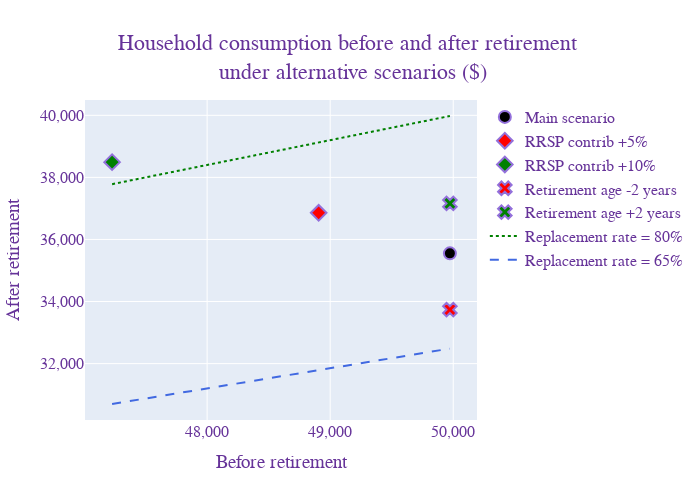

Here is the notebook cell this chart was saved with:
### Markdown cell above
## Change contribution rate rrsp and retirement age

### Code cell
def create_data_changes(df):
    df_change = pd.DataFrame(np.repeat(df.values, 5, axis=0), columns=df.columns)
    df_change.cont_rate_rrsp += np.array([0, 0.05, 0.10, 0, 0])
    df_change.ret_age += np.array([0, 0, 0, -2, 2])
    if any(df_change.couple) is True:
        df_change.s_ret_age += np.array([0, 0, 0, -2, 2])
    return df_change

df_change = create_data_changes(df)
results = main.run_simulations(df_change, nsim=1, n_jobs=1, non_stochastic=True, base_year=2020)
results.merge()
df_change = results.df_merged

names = ['Main scenario', 'RRSP contrib +5%', 'RRSP contrib +10%',
         'Retirement age -2 years', 'Retirement age +2 years']
init_cons_bef, init_cons_after = df_change.loc[0, ['cons_bef', 'cons_after']].values.squeeze().tolist()

fig = go.Figure()

l_cons_bef = []
colors = ['black', 'red', 'green', 'red', 'green']
symbols = ['circle', 'diamond', 'diamond', 'x', 'x']
for index, row in df_change.iterrows():
    l_cons_bef.append(row['cons_bef'])
    rri = row['cons_after'] / row['cons_bef'] * 100
    fig.add_scatter(x=[row['cons_bef']], y=[row['cons_after']],
                    mode='markers',
                    marker_color=colors[index],
                    marker_symbol = symbols[index],
                    marker=dict(size=12, line=dict(color='MediumPurple', width=2)),
                    name=names[index],
                    hovertemplate=
                    '%{text} <br>'
                    'cons. bef. ret: $%{x:,.0f} <br>'+
                    'cons. after ret: $%{y:,.0f} <br>'+
                    '<extra></extra>',
                    text = [f'<b>{names[index]}</b> <br />RRI: {rri:.0f}'],
                    showlegend = True)

cons_bef = np.array([min(l_cons_bef), max(l_cons_bef)])
fig.add_trace(go.Scatter(x=cons_bef, y=.80 * cons_bef,
                         mode='lines', name="Replacement rate = 80%",
                         line=dict(color="Green", width=2, dash='dot')))

fig.add_trace(go.Scatter(x=cons_bef, y=.65 * cons_bef,
                         mode='lines', name="Replacement rate = 65%",
                         line=dict(color="RoyalBlue", width=2, dash='dash')))


fig.update_layout(height=500, width=700,
                  title={'text': f"Household consumption before and after retirement <br> under alternative scenarios ($)",
                         'x': 0.5,
                         'xanchor': 'center',
                         'yanchor': 'top'},
                  xaxis_title="Before retirement",
                  xaxis_tickformat=",",
                  yaxis_title="After retirement",
                  yaxis_tickformat=",",
                  font=dict(family="Courier New, monospace",
                            size=16,
                            color="RebeccaPurple"))

fig.show()

### Figure 1 — Plotly figure (JSON) as saved in the notebook; plotly's stock layout.template omitted (floating-point values rounded to 4 significant figures)
{"data": [{"hovertemplate": "%{text} <br>cons. bef. ret: $%{x:,.0f} <br>cons. after ret: $%{y:,.0f} <br><extra></extra>", "marker": {"color": "black", "line": {"color": "MediumPurple", "width": 2}, "size": 12, "symbol": "circle"}, "mode": "markers", "name": "Main scenario", "showlegend": true, "text": ["<b>Main scenario</b> <br />RRI: 71"], "type": "scatter", "x": [49970.0], "y": [35550.0]}, {"hovertemplate": "%{text} <br>cons. bef. ret: $%{x:,.0f} <br>cons. after ret: $%{y:,.0f} <br><extra></extra>", "marker": {"color": "red", "line": {"color": "MediumPurple", "width": 2}, "size": 12, "symbol": "diamond"}, "mode": "markers", "name": "RRSP contrib +5%", "showlegend": true, "text": ["<b>RRSP contrib +5%</b> <br />RRI: 75"], "type": "scatter", "x": [48910.0], "y": [36860.0]}, {"hovertemplate": "%{text} <br>cons. bef. ret: $%{x:,.0f} <br>cons. after ret: $%{y:,.0f} <br><extra></extra>", "marker": {"color": "green", "line": {"color": "MediumPurple", "width": 2}, "size": 12, "symbol": "diamond"}, "mode": "markers", "name": "RRSP contrib +10%", "showlegend": true, "text": ["<b>RRSP contrib +10%</b> <br />RRI: 82"], "type": "scatter", "x": [47230.0], "y": [38490.0]}, {"hovertemplate": "%{text} <br>cons. bef. ret: $%{x:,.0f} <br>cons. after ret: $%{y:,.0f} <br><extra></extra>", "marker": {"color": "red", "line": {"color": "MediumPurple", "width": 2}, "size": 12, "symbol": "x"}, "mode": "markers", "name": "Retirement age -2 years", "showlegend": true, "text": ["<b>Retirement age -2 years</b> <br />RRI: 68"], "type": "scatter", "x": [49970.0], "y": [33740.0]}, {"hovertemplate": "%{text} <br>cons. bef. ret: $%{x:,.0f} <br>cons. after ret: $%{y:,.0f} <br><extra></extra>", "marker": {"color": "green", "line": {"color": "MediumPurple", "width": 2}, "size": 12, "symbol": "x"}, "mode": "markers", "name": "Retirement age +2 years", "showlegend": true, "text": ["<b>Retirement age +2 years</b> <br />RRI: 74"], "type": "scatter", "x": [49970.0], "y": [37160.0]}, {"line": {"color": "Green", "dash": "dot", "width": 2}, "mode": "lines", "name": "Replacement rate = 80%", "type": "scatter", "x": [47230.0, 49970.0], "y": [37780.0, 39980.0]}, {"line": {"color": "RoyalBlue", "dash": "dash", "width": 2}, "mode": "lines", "name": "Replacement rate = 65%", "type": "scatter", "x": [47230.0, 49970.0], "y": [30700.0, 32480.0]}], "layout": {"font": {"color": "RebeccaPurple", "family": "Courier New, monospace", "size": 16}, "height": 500, "title": {"text": "Household consumption before and after retirement <br> under alternative scenarios ($)", "x": 0.5, "xanchor": "center", "yanchor": "top"}, "width": 700, "xaxis": {"autorange": true, "range": [46990.0, 50210.0], "tickformat": ",", "title": {"text": "Before retirement"}, "type": "linear"}, "yaxis": {"autorange": true, "range": [30180.0, 40490.0], "tickformat": ",", "title": {"text": "After retirement"}, "type": "linear"}}}
